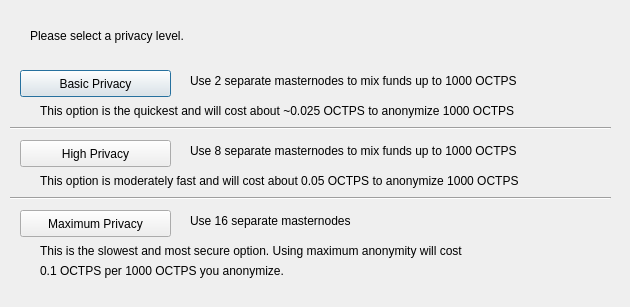
<?xml version="1.0" encoding="UTF-8"?>
<ui version="4.0">
 <class>DarksendConfig</class>
 <widget class="QDialog" name="DarksendConfig">
  <property name="geometry">
   <rect>
    <x>0</x>
    <y>0</y>
    <width>630</width>
    <height>307</height>
   </rect>
  </property>
  <property name="windowTitle">
   <string>Configure Darksend</string>
  </property>
  <widget class="QPushButton" name="buttonBasic">
   <property name="geometry">
    <rect>
     <x>20</x>
     <y>70</y>
     <width>151</width>
     <height>27</height>
    </rect>
   </property>
   <property name="text">
    <string>Basic Privacy</string>
   </property>
  </widget>
  <widget class="QPushButton" name="buttonHigh">
   <property name="geometry">
    <rect>
     <x>20</x>
     <y>140</y>
     <width>151</width>
     <height>27</height>
    </rect>
   </property>
   <property name="text">
    <string>High Privacy</string>
   </property>
  </widget>
  <widget class="QPushButton" name="buttonMax">
   <property name="geometry">
    <rect>
     <x>20</x>
     <y>210</y>
     <width>151</width>
     <height>27</height>
    </rect>
   </property>
   <property name="text">
    <string>Maximum Privacy</string>
   </property>
  </widget>
  <widget class="QLabel" name="label">
   <property name="geometry">
    <rect>
     <x>30</x>
     <y>20</y>
     <width>571</width>
     <height>31</height>
    </rect>
   </property>
   <property name="text">
    <string>Please select a privacy level.</string>
   </property>
  </widget>
  <widget class="QLabel" name="label_2">
   <property name="geometry">
    <rect>
     <x>190</x>
     <y>70</y>
     <width>421</width>
     <height>21</height>
    </rect>
   </property>
   <property name="text">
    <string>Use 2 separate masternodes to mix funds up to 1000 OCTPS</string>
   </property>
  </widget>
  <widget class="QLabel" name="label_3">
   <property name="geometry">
    <rect>
     <x>190</x>
     <y>140</y>
     <width>411</width>
     <height>21</height>
    </rect>
   </property>
   <property name="text">
    <string>Use 8 separate masternodes to mix funds up to 1000 OCTPS</string>
   </property>
  </widget>
  <widget class="QLabel" name="label_4">
   <property name="geometry">
    <rect>
     <x>190</x>
     <y>210</y>
     <width>421</width>
     <height>21</height>
    </rect>
   </property>
   <property name="text">
    <string>Use 16 separate masternodes</string>
   </property>
  </widget>
  <widget class="QLabel" name="label_6">
   <property name="geometry">
    <rect>
     <x>40</x>
     <y>100</y>
     <width>561</width>
     <height>21</height>
    </rect>
   </property>
   <property name="text">
    <string>This option is the quickest and will cost about ~0.025 OCTPS to anonymize 1000 OCTPS</string>
   </property>
  </widget>
  <widget class="QLabel" name="label_7">
   <property name="geometry">
    <rect>
     <x>40</x>
     <y>170</y>
     <width>561</width>
     <height>21</height>
    </rect>
   </property>
   <property name="text">
    <string>This option is moderately fast and will cost about 0.05 OCTPS to anonymize 1000 OCTPS</string>
   </property>
  </widget>
  <widget class="QLabel" name="label_8">
   <property name="geometry">
    <rect>
     <x>40</x>
     <y>240</y>
     <width>561</width>
     <height>21</height>
    </rect>
   </property>
   <property name="text">
    <string>This is the slowest and most secure option. Using maximum anonymity will cost</string>
   </property>
  </widget>
  <widget class="QLabel" name="label_9">
   <property name="geometry">
    <rect>
     <x>40</x>
     <y>260</y>
     <width>561</width>
     <height>21</height>
    </rect>
   </property>
   <property name="text">
    <string>0.1 OCTPS per 1000 OCTPS you anonymize.</string>
   </property>
  </widget>
  <widget class="Line" name="line">
   <property name="geometry">
    <rect>
     <x>10</x>
     <y>120</y>
     <width>601</width>
     <height>16</height>
    </rect>
   </property>
   <property name="orientation">
    <enum>Qt::Horizontal</enum>
   </property>
  </widget>
  <widget class="Line" name="line_2">
   <property name="geometry">
    <rect>
     <x>10</x>
     <y>190</y>
     <width>601</width>
     <height>16</height>
    </rect>
   </property>
   <property name="orientation">
    <enum>Qt::Horizontal</enum>
   </property>
  </widget>
 </widget>
 <resources/>
 <connections/>
</ui>
